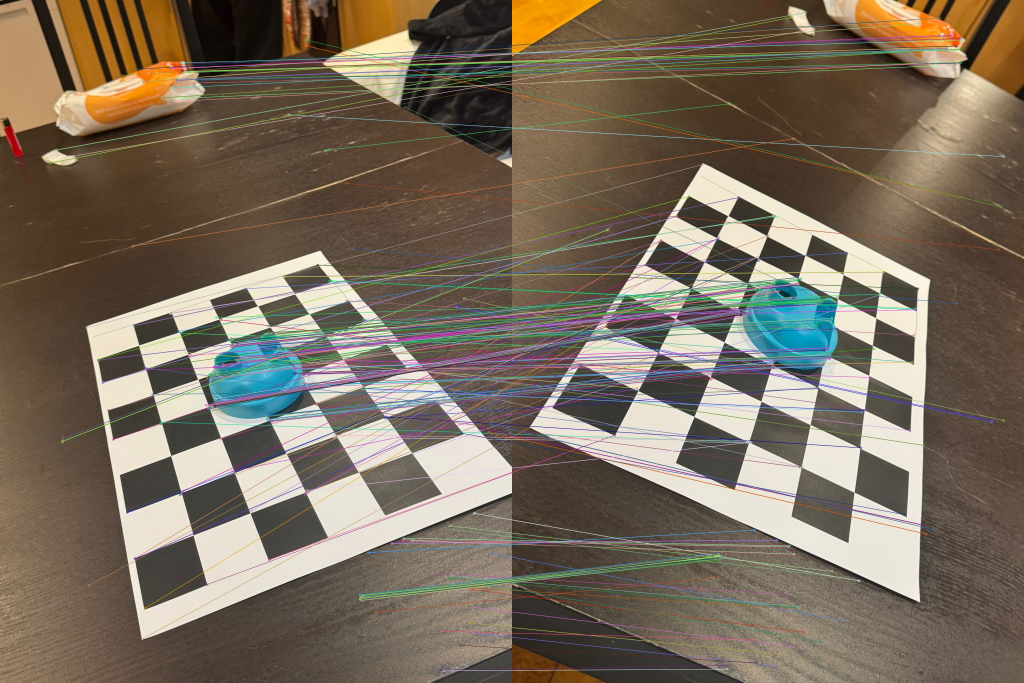
#> input picture outputs/task2/automatic_matches_orb.jpg, 3072 x 2048 px, given in place of o, which was not available (shown at 1/3 size)
$ python -i coursework_tasks.py   (imports and definitions only)
#> lines starting #> are read from the running program, lines starting #| are printed output that depends on the picture; pictures that were not available may be replaced by others from this repository, and a replacement may not be noted
#!/usr/bin/env python3
import argparse
import glob
import os
import re
from dataclasses import dataclass
from itertools import combinations

# Avoid OpenCV OpenCL cache write failures on restricted temp dirs.
# [2 lines not run here, left out]

import cv2
import matplotlib.pyplot as plt
import numpy as np

# Disable OpenCL immediately after import so no kernels are queued before main().
# [2 lines not run here, left out]


@dataclass
class MatchResult:
    """Container for matched keypoints/correspondences and a debug visualization."""
    pts1: np.ndarray
    pts2: np.ndarray
    kp1: list
    kp2: list
    matches: list
    vis: np.ndarray


def ensure_dir(path: str):
    """Create directory if missing."""
    os.makedirs(path, exist_ok=True)


# [23 lines left out: functions natural_sorted_jpgs, resolve_first_existing_dir, not called in this run]


def read_img(path: str):
    """Read an image and fail fast if loading fails."""
#> called with path = 'o'
    img = cv2.imread(path)
#> img is the input picture: shape (2048, 3072, 3); mean B, G, R 92.7, 108.7, 121.1
#> call 2 of read_img, with path = 'u'
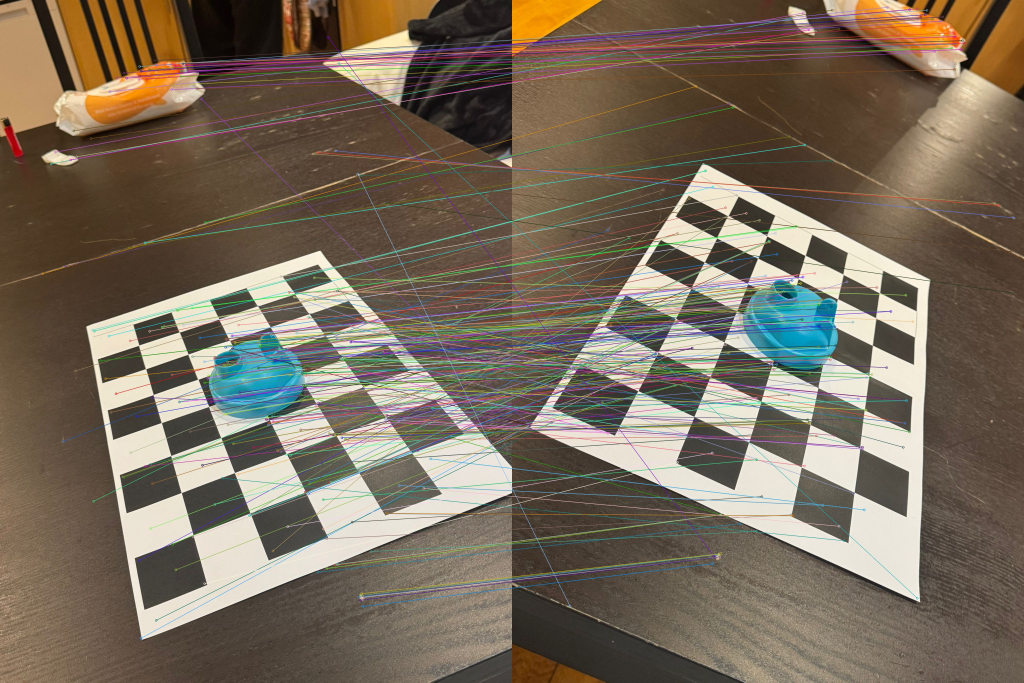
#> input picture outputs/task2/automatic_matches_sift.jpg, 3072 x 2048 px, given in place of u, which was not available (shown at 1/3 size)
#> in read_img, img is the input picture: shape (2048, 3072, 3); mean B, G, R 91.9, 108, 120.6
    if img is None:
        raise RuntimeError(f"Failed to read image: {path}")
    return img


def detect_and_match(img1, img2, max_features=4000, ratio=0.75, feature_method="sift_orb"):
    """Detect local features and compute filtered correspondences."""
#> called with max_features = 4000, ratio = 0.75, feature_method = 'sift'
    gray1 = cv2.cvtColor(img1, cv2.COLOR_BGR2GRAY)
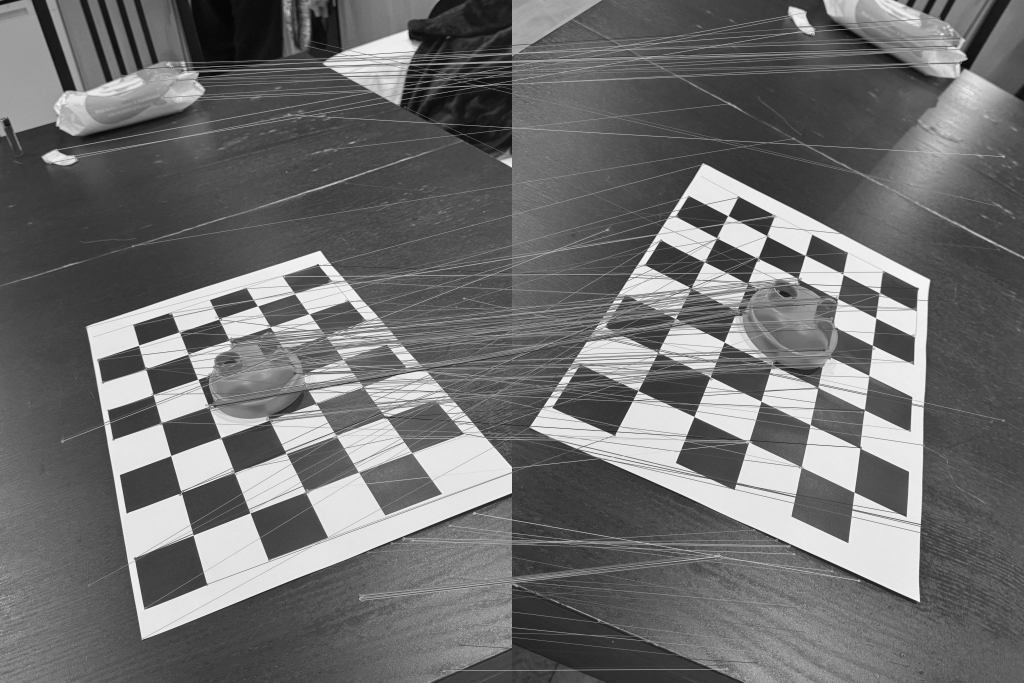
#> gray1: shape (2048, 3072) (shown at 1/3 size); min 1, max 254, mean 110.6
    gray2 = cv2.cvtColor(img2, cv2.COLOR_BGR2GRAY)
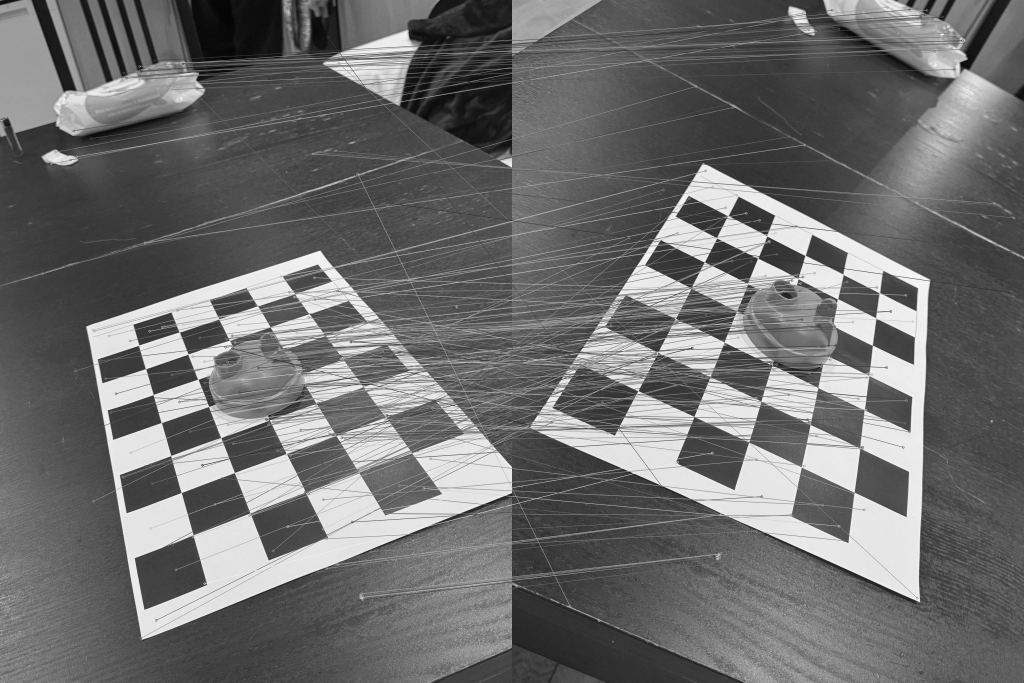
#> gray2: shape (2048, 3072) (shown at 1/3 size); min 1, max 254, mean 109.9

    # Supported methods: sift_orb (default), sift, orb, akaze
    if feature_method == "sift_orb":
        use_sift = hasattr(cv2, "SIFT_create")
        feature_method = "sift" if use_sift else "orb"

    if feature_method == "sift":
        if not hasattr(cv2, "SIFT_create"):
            raise RuntimeError("SIFT requested but unavailable in this OpenCV build.")
        detector = cv2.SIFT_create(nfeatures=max_features)
        norm = cv2.NORM_L2
    elif feature_method == "orb":
        detector = cv2.ORB_create(nfeatures=max_features)
        norm = cv2.NORM_HAMMING
    elif feature_method == "akaze":
        detector = cv2.AKAZE_create()
        norm = cv2.NORM_HAMMING
    else:
        raise ValueError(f"Unknown feature_method: {feature_method}")

    kp1, des1 = detector.detectAndCompute(gray1, None)
#> kp1 = 4000 keypoints; strongest (x, y, size): (2138, 559, 80.6), (2395, 50, 35.1), (327, 1008, 79.4), (163, 472, 33.4)
    kp2, des2 = detector.detectAndCompute(gray2, None)
#> kp2 = 4000 keypoints; strongest (x, y, size): (164, 472, 33.5), (2139, 560, 82), (326, 1009, 79.1), (2279, 660, 46.9)

    if des1 is None or des2 is None or len(kp1) < 8 or len(kp2) < 8:
        raise RuntimeError("Not enough keypoints/descriptors found.")

    bf = cv2.BFMatcher(norm)
    knn = bf.knnMatch(des1, des2, k=2)
#> knn = 4000 matches

    good = []
    for pair in knn:
        if len(pair) != 2:
            continue
        m, n = pair
        if m.distance < ratio * n.distance:
            good.append(m)
#> after the loop, good = 596 matches

    if len(good) < 8:
        raise RuntimeError("Not enough good matches after ratio test.")

    pts1 = np.float32([kp1[m.queryIdx].pt for m in good])
#> pts1 = 596 pairs, first value 12.09 to 3053.7, second value 30.43 to 2043.5
    pts2 = np.float32([kp2[m.trainIdx].pt for m in good])
#> pts2 = 596 pairs, first value 12.09 to 3053.7, second value 23.43 to 2043.5

    vis = cv2.drawMatches(
        img1, kp1, img2, kp2, good[:300], None,
        flags=cv2.DrawMatchesFlags_NOT_DRAW_SINGLE_POINTS,
    )
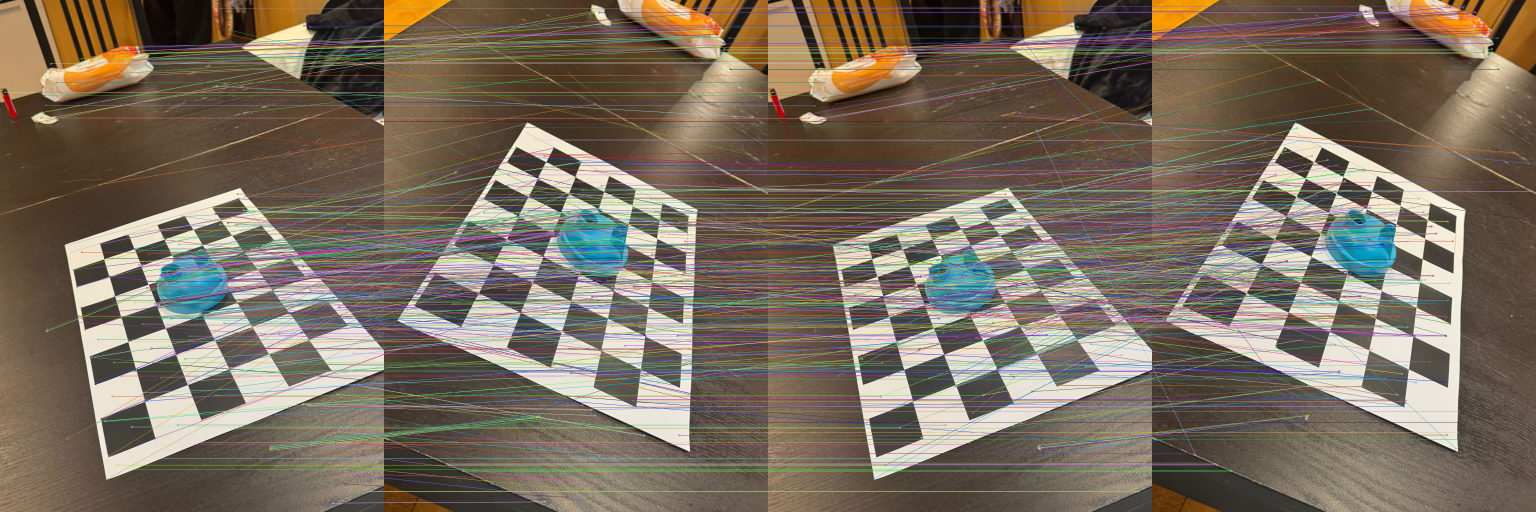
#> vis: shape (2048, 6144, 3) (shown at 1/4 size); mean B, G, R 94.3, 109, 121.3

    return MatchResult(pts1=pts1, pts2=pts2, kp1=kp1, kp2=kp2, matches=good, vis=vis)


def select_best_pair(
    paths,
    estimator="homography",
    feature_method="sift_orb",
    image_transform=None,
):
    """Select the image pair with the strongest robust geometric fit."""
    if len(paths) < 2:
        raise RuntimeError("Need at least 2 images to select a pair.")

    best = None
    best_score = -1.0
    failures = 0

    for i, j in combinations(range(len(paths)), 2):
        img1 = read_img(paths[i])
        img2 = read_img(paths[j])
        if image_transform is not None:
            img1 = image_transform(img1)
            img2 = image_transform(img2)
        try:
            m = detect_and_match(img1, img2, feature_method=feature_method)
        except RuntimeError:
            failures += 1
            continue

        if estimator == "homography":
            M, mask = cv2.findHomography(m.pts1, m.pts2, cv2.RANSAC, 3.0)
#> M = [[1, 2.59e-05, -0.135], [-4.54e-06, 1, 0.0924], [4.39e-08, 8.73e-08, 1]]; mask = 596 values, max 1 at index 0, min 0 at index 2, mean 0.493
        elif estimator == "fundamental":
            M, mask = cv2.findFundamentalMat(m.pts1, m.pts2, cv2.FM_RANSAC, 1.5, 0.99)
        else:
            raise ValueError(f"Unknown estimator: {estimator}")

        if M is None or mask is None:
            failures += 1
            continue

        inliers = int(np.sum(mask))
#> inliers = 294
        inlier_ratio = float(mask.mean())
#> inlier_ratio = 0.493
        # For fundamental matrix selection, prioritize absolute inlier support.
        if estimator == "fundamental":
            score = inliers + 100.0 * inlier_ratio
        else:
            score = inliers + 1000.0 * inlier_ratio
#> score = 787.3
        if score > best_score:
            best_score = score
#> best_score = 787.3
            best = {
                "i": i,
                "j": j,
                "img1": img1,
                "img2": img2,
                "match": m,
                "model": M,
                "mask": mask,
                "inliers": inliers,
                "inlier_ratio": inlier_ratio,
                "feature_method": feature_method,
            }

    if best is None:
        raise RuntimeError(
            f"Could not find a valid {estimator} pair across {len(paths)} images "
            f"(failures: {failures})."
        )
    return best


# [25 lines left out: function manual_correspondences, not called in this run]


def save_image(path, img_bgr):
    """Write image to disk."""
    cv2.imwrite(path, img_bgr)


# [22 lines left out: functions hstack_with_padding, reproj_error_homography, not called in this run]


def run_task2(hg_paths, out_dir, do_manual=True, manual_points=12):
    """Task 2: estimate homography, compare automatic and optional manual matches."""
    t2_dir = os.path.join(out_dir, "task2")
    ensure_dir(t2_dir)

    primary_method = "sift" if hasattr(cv2, "SIFT_create") else "akaze"
    secondary_method = "orb"
    if primary_method == secondary_method:
        secondary_method = "akaze"

    best = select_best_pair(hg_paths, estimator="homography", feature_method=primary_method)
    img1 = best["img1"]
    img2 = best["img2"]
    auto1 = best["match"]
    H1 = best["model"]
    m1 = best["mask"]
    inlier_ratio_1 = float(m1.mean())
    err_1 = reproj_error_homography(H1, auto1.pts1, auto1.pts2)

    save_image(os.path.join(t2_dir, "automatic_matches.jpg"), auto1.vis)
    save_image(os.path.join(t2_dir, f"automatic_matches_{primary_method}.jpg"), auto1.vis)

    metrics = {
        "auto_primary_method": primary_method,
        "auto_secondary_method": secondary_method,
        "auto_primary_pair_indices": (int(best["i"]), int(best["j"])),
        "auto_primary_num_matches": int(len(auto1.matches)),
        "auto_primary_inlier_ratio": inlier_ratio_1,
        "auto_primary_reproj_error_mean": float(np.mean(err_1)),
        "auto_primary_reproj_error_median": float(np.median(err_1)),
    }

    # Compare the second detector/descriptor pipeline on the exact same pair.
    try:
        auto2 = detect_and_match(img1, img2, feature_method=secondary_method)
        H2, m2 = cv2.findHomography(auto2.pts1, auto2.pts2, cv2.RANSAC, 3.0)
        if H2 is None or m2 is None:
            raise RuntimeError("Homography estimation failed for secondary pipeline.")
        err_2 = reproj_error_homography(H2, auto2.pts1, auto2.pts2)
        save_image(os.path.join(t2_dir, f"automatic_matches_{secondary_method}.jpg"), auto2.vis)
        metrics.update({
            "auto_secondary_pair_indices": (int(best["i"]), int(best["j"])),
            "auto_secondary_num_matches": int(len(auto2.matches)),
            "auto_secondary_inlier_ratio": float(m2.mean()),
            "auto_secondary_reproj_error_mean": float(np.mean(err_2)),
            "auto_secondary_reproj_error_median": float(np.median(err_2)),
        })
    except RuntimeError as e:
        metrics["auto_secondary_error"] = str(e)

    if do_manual:
        p1, p2 = manual_correspondences(img1, img2, n_points=manual_points)
        H_man, _ = cv2.findHomography(p1, p2, 0)
        if H_man is None:
            raise RuntimeError("Task 2 manual: homography estimation failed.")
        err_man = reproj_error_homography(H_man, p1, p2)

        # Draw manual correspondences
        vis = hstack_with_padding(img1.copy(), img2.copy())
        w = img1.shape[1]
        for a, b in zip(p1, p2):
            c = tuple(np.random.randint(0, 255, size=3).tolist())
            pa = (int(a[0]), int(a[1]))
            pb = (int(b[0] + w), int(b[1]))
            cv2.circle(vis, pa, 5, c, -1)
            cv2.circle(vis, pb, 5, c, -1)
            cv2.line(vis, pa, pb, c, 2)
        save_image(os.path.join(t2_dir, "manual_matches.jpg"), vis)

        metrics.update({
            "manual_num_matches": int(len(p1)),
            "manual_reproj_error_mean": float(np.mean(err_man)),
            "manual_reproj_error_median": float(np.median(err_man)),
        })

    with open(os.path.join(t2_dir, "metrics.txt"), "w", encoding="utf-8") as f:
        for k, v in metrics.items():
            f.write(f"{k}: {v}\n")

    return metrics


# [774 lines left out: functions detect_chessboard_points, draw_distortion_comparison, run_task3, draw_projected_points, compute_epipoles, draw_epipolar_lines and 9 more, not called in this run]


# [2 lines not run here, left out]

#> (the run stopped early here; a loop or call above may not have finished)
